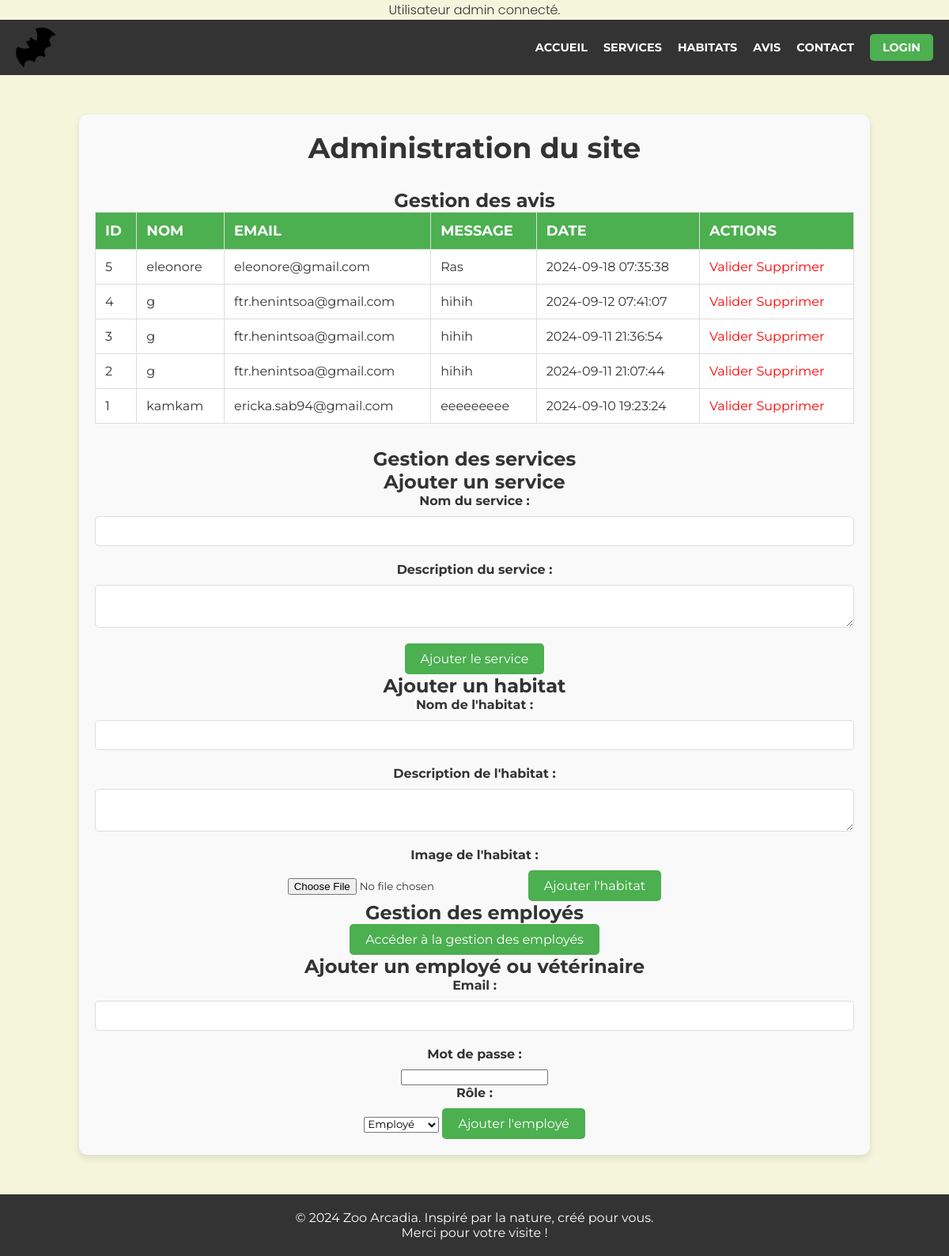
/admin.php (signed in), run on the app's committed database.
### tables this page shows
CREATE TABLE `avis` (
  `id` int(11) NOT NULL,
  `nom` varchar(100) NOT NULL,
  `email` varchar(100) NOT NULL,
  `message` text NOT NULL,
  `date` timestamp NOT NULL DEFAULT current_timestamp()
);

### get_avis.php (called while the page is built)
<?php
require 'db_connection.php';
$sql = "SELECT * FROM avis ORDER BY date DESC";
$stmt = $pdo->prepare($sql);
$stmt->execute();
$avis = $stmt->fetchAll(PDO::FETCH_ASSOC);

### admin.php (the view, shortened to what this page needs)
<?php
include 'get_avis.php';
?>
<!DOCTYPE html>
<html lang="fr">
<head>
    <link rel="stylesheet" href="styles.css">
</head>
<body>
<?php include 'header.php'; ?>
<div class="admin-container">
    <h1>Administration du site</h1>
    <h2>Gestion des avis</h2>
    <?php if (!empty($avis)): ?>
        <table>
            <thead>
                <tr>
                    <th>ID</th>
                    <th>Nom</th>
                    <th>Email</th>
                    <th>Message</th>
                    <th>Date</th>
                    <th>Actions</th>
                </tr>
            </thead>
            <tbody>
                <?php foreach ($avis as $avis_item): ?>
                    <tr>
                        <td><?= $avis_item['id']; ?></td>
                        <td><?= htmlspecialchars($avis_item['nom']); ?></td>
                        <td><?= htmlspecialchars($avis_item['email']); ?></td>
                        <td><?= htmlspecialchars($avis_item['message']); ?></td>
                        <td><?= $avis_item['date']; ?></td>
                        <td>
                            <a href="valider_avis.php?id=<?= $avis_item['id']; ?>" class="btn">Valider</a>
                            <a href="supprimer_avis.php?id=<?= $avis_item['id']; ?>" class="btn">Supprimer</a>
                        </td>
                    </tr>
                <?php endforeach; ?>
            </tbody>
        </table>
    <?php else: ?>
        <p>Aucun avis à afficher pour le moment.</p>
    <?php endif; ?>
    <h2>Gestion des services</h2>
    <h2>Ajouter un service</h2>
<form method="POST" action="ajouter_service.php">
    <label for="nom">Nom du service :</label>
    <input type="text" id="nom" name="nom" required>
    <label for="description">Description du service :</label>
    <textarea id="description" name="description" required></textarea>
    <button type="submit">Ajouter le service</button>
</form>
    <h2>Ajouter un habitat</h2>
<form method="POST" action="ajouter_habitat.php" enctype="multipart/form-data">
    <label for="nom">Nom de l'habitat :</label>
    <input type="text" id="nom" name="nom" required>
    <label for="description">Description de l'habitat :</label>
    <textarea id="description" name="description" required></textarea>
    <label for="image">Image de l'habitat :</label>
    <input type="file" id="image" name="image">
    <button type="submit">Ajouter l'habitat</button>
</form>
    <h2>Gestion des employés</h2>
     <button onclick="window.location.href='employe/employe.php'">Accéder à la gestion des employés</button>
<h2>Ajouter un employé ou vétérinaire</h2>
<form method="POST" action="ajouter_employe.php">
    <label for="email">Email :</label>
    <input type="email" id="email" name="email" required>
    <label for="password">Mot de passe :</label>
    <input type="password" id="password" name="password" required>
    <label for="role">Rôle :</label>
    <select id="role" name="role" required>
        <option value="employe">Employé</option>
    </select>
    <button type="submit">Ajouter l'employé</button>
</form>
</div>
<?php include 'footer.php'; ?>
</body>
</html>

### header.php
<header>
    <div class="navbar-container">
        <div class="logo">
            <a href="index.php"><img src="images/logo.png" alt="Logo Zoo Arcadia"></a>
        </div>
        <nav>
            <ul class="nav-links">
                <li><a href="index.php">Accueil</a></li>
                <li><a href="services.php">Services</a></li>
                <li><a href="habitats.php">Habitats</a></li>
                <li><a href="avis.php">Avis</a></li>
                <li><a href="contact.php">Contact</a></li>
                <li><a href="login.php" class="btn-login">Login</a></li>
            </ul>
        </nav>
    </div>
</header>

### footer.php
<footer>
    <div class="site-footer">
        <p>&copy; 2024 Zoo Arcadia. Inspiré par la nature, créé pour vous.</p>
        <p> Merci pour votre visite !</p>
    </div>
</footer>

### styles.css (style rules this page uses)
* { margin: 0; padding: 0; box-sizing: border-box; list-style: none; font-family: Montserrat, sans-serif; }
button { padding: 10px 20px; background-color: #4caf50; color: white; border: none; border-radius: 5px; cursor: pointer; font-size: 16px; transition: 0.4s ease; }
body { margin: O auto; text-align: center; font-family: "Poppins", sans-serif; background-color: #f5f5dc; color: #333333; }
.navbar-container { margin: 0 auto; display: flex; justify-content: space-between; align-items: center; background-color: #333; padding: 10px 20px; }
.logo img { height: 50px; }
.nav-links { list-style: none; display: flex; justify-content: space-between; align-items: center; gap: 20px; }
.nav-links li { text-transform: uppercase; font-weight: 600; font-size: 0.9rem; position: relative; cursor: pointer; }
.nav-links a { color: white; text-decoration: none; font-weight: bold; transition: color 0.3s; }
.btn-login { background-color: #4caf50; padding: 8px 16px; color: white; border-radius: 5px; text-decoration: none; transition: background-color 0.3s; }
footer { background-color: #333333; color: white; text-align: center; padding: 20px; }
label { display: block; margin-bottom: 10px; font-weight: bold; color: #333; }
input[type="text"], input[type="email"], textarea { width: 100%; padding: 10px; margin-bottom: 20px; border: 1px solid #ddd; border-radius: 5px; }
.admin-container { max-width: 1000px; margin: 50px auto; padding: 20px; background-color: #f9f9f9; border-radius: 10px; box-shadow: 0 4px 8px rgba(0, 0, 0, 0.1); }
.admin-container h1 { font-size: 36px; color: #333; text-align: center; margin-bottom: 30px; }
table { width: 100%; border-collapse: collapse; margin-bottom: 30px; font-family: "Poppins", sans-serif; }
table th, table td { border: 1px solid #ddd; padding: 12px; text-align: left; }
table th { background-color: #4caf50; color: white; font-size: 18px; text-transform: uppercase; }
table td { background-color: #fff; color: #333; }
table td a { color: red; text-decoration: none; }

### data on the page
avis: id "5", nom "eleonore", email "eleonore@gmail.com", message "Ras", date "2024-09-18 07:35:38"
avis: id "4", nom "g", email "ftr.henintsoa@gmail.com", message "hihih", date "2024-09-12 07:41:07"
avis: id "3", nom "g", email "ftr.henintsoa@gmail.com", message "hihih", date "2024-09-11 21:36:54"
avis: id "2", nom "g", email "ftr.henintsoa@gmail.com", message "hihih", date "2024-09-11 21:07:44"
avis: id "1", nom "kamkam", email "ericka.sab94@gmail.com", message "eeeeeeeee", date "2024-09-10 19:23:24"
